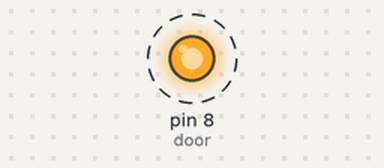
A sketch run on a simulated Arduino Uno, built with avr-gcc and run on an emulated ATmega328P. On the bench: output pins drawn as LEDs (lit = HIGH). Dashed ring = blinking.

Above: at 0.05 s.
Timing chart, 0 to 3.0 s (numbered marks = the images above):
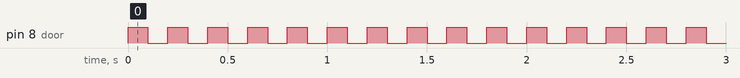

The sketch:

doorLock.ino
```cpp
int door = 8;
int doorState = LOW;

void setup() {
  // put your setup code here, to run once:
  pinMode(door, OUTPUT);
}

void loop() {
  // put your main code here, to run repeatedly:
  doorState = digitalRead(door);
  if (doorState == LOW){
    digitalWrite(door, HIGH);
    delay(100);
    digitalWrite(door, LOW);
    delay(100);
    }else {
      digitalWrite(door, LOW);
      delay(100);
      }
}
```

Measured:
- by itself, pin 8 (door): alternates HIGH for 0.10 s and LOW for 0.10 s
